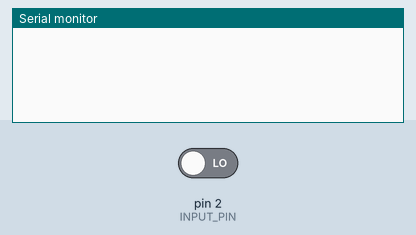
A sketch run on a simulated Arduino Uno, built with avr-gcc and run on an emulated ATmega328P. On the bench: the last lines printed to the serial monitor. The test bench sets the inputs (shaded band); at power-on: pin 2 (INPUT_PIN) LOW.

Above: at 1.2 s.
1.3 s: pin 2 (INPUT_PIN) driven HIGH
At 2.0 s:
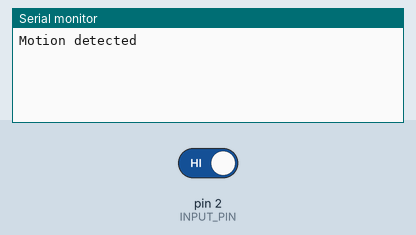
2.8 s: pin 2 (INPUT_PIN) driven LOW
At 3.1 s:
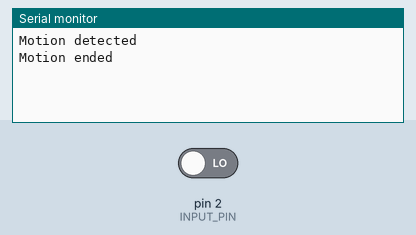

The sketch:

PIR_Motion_Sensor.ino
```cpp
#define INPUT_PIN 2

int status = LOW;
int new_status;

void setup() {
  pinMode(INPUT_PIN, INPUT);

  Serial.begin(9600);
}

void loop() {
  // Read the motion sensor output
  new_status = digitalRead(INPUT_PIN);

  // If the sensor status changed send information about the change
  if(new_status == HIGH && status == LOW) {
    Serial.println("Motion detected");
  } else if(new_status == LOW && status == HIGH) {
    Serial.println("Motion ended");
  }

  status = new_status;

  delay(100);
}
```

Measured:
- after the input at 1.3 s, the serial monitor: prints a new line at once (image 1)
- after the input at 2.8 s, the serial monitor: prints a new line at once (image 2)
